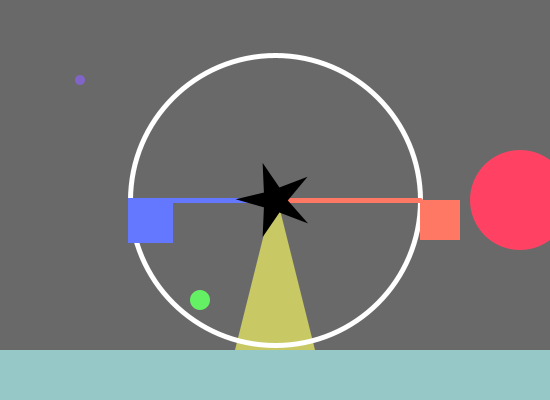
Frame 1 (no input)
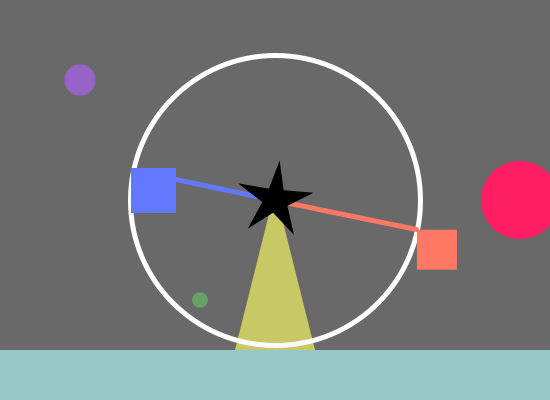
Frame 60 (the mouse pressed at the canvas centre just before this capture)
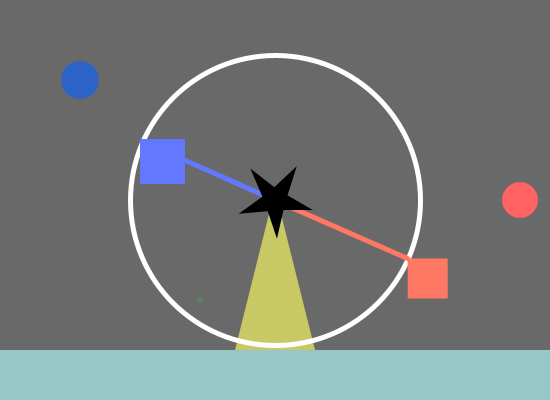
Frame 120 (the mouse held since frame 60 and released just before this capture)

The Processing sketch that drew these frames (run headless with seeded random() and noise(); from frame 60 on, the mouse is pressed at the canvas centre):

// Processing sketch: processing_118765
// ── processing_118765.pde

float number_to_sin = 0;
float fireworks_speed = 0;
float fireworks_angle = 0;
float rotating_speed1 = 0;
float rotating_speed2 = 0;

void setup() {
  size(550, 400);
  smooth();
}

void draw() {


  background(105);
  float tri = (width*.5);
  float cir = (height*.5);

  float xValue = sin(fireworks_speed) * 50;
  float yValue = cos(fireworks_speed) * 50;

  float circleX_1=cos(radians(rotating_speed1))*145;
  float circleY_1=sin(radians(rotating_speed1))*145;

  float circleX_2=-cos(radians(rotating_speed2))*145;
  float circleY_2=-sin(radians(rotating_speed2))*145;

  //-------------------ground
  fill(150, 200, 200);
  noStroke();
  rect(0, 350, 600, 400);
  //-------------------triangle pillar
  noStroke();
  fill(200, 200, 100);
  triangle((tri+40), 350, (tri-40), 350, tri, 190);
  //-------------------white circle
  stroke(255, 255, 255);
  strokeWeight(5);
  ellipseMode(RADIUS);
  fill(255);
  ellipse(tri, cir, 10, 10);
  ellipseMode(CENTER);
  fill(0, 0, 0, 0);
  ellipse(tri, cir, 290, 290);
  noStroke();
  //-------------------fireworks
  pushMatrix();
  fireworks_speed += .09;
  xValue += 10;
  yValue += 50;
  println(xValue);
  //-------------------left
  fill(random(200), 100, 200);
  ellipse(80, 80, xValue, xValue);
  //-------------------right
  fill(255, random(255), 100);
  ellipse(520, 200, yValue, yValue); 
  //-------------------bottom
  fill(100, random(255), 100);
  ellipse(200, 300, yValue*0.2, yValue*.2);
  popMatrix();  


  //------------------------rotating thing
  //----------------------------------1 red
  pushMatrix();
  circleX_1 += width/2;
  circleY_1 += height/2;
  fill(255, 120, 100);
  rotating_speed1 += .2;
  println(degrees(rotating_speed1%360));
  rect(circleX_1, circleY_1, 40, 40); 
  stroke(255, 120, 100);
  line(width/2, height/2, circleX_1, circleY_1);
  popMatrix();
  //----------------------------------2 blue
  pushMatrix();
  circleX_2 += width/2;
  circleY_2 += height/2;
  rotating_speed2 += .2;
  println(degrees(rotating_speed2%360));
  fill(100, 120, 255);
  stroke(100, 120, 255);
  rect(circleX_2, circleY_2, 40, 40); 
  line(width/2, height/2, circleX_2, circleY_2);
  popMatrix();

//
  pushMatrix();
  translate(width*0.5, height*0.5);
  rotate(frameCount /135.0); //speed of rotation
  stroke(0);
  fill(0);
  star(0, 0, 30, 10, 5);
  popMatrix();
  
}
void star(float x, float y, float radius1, float radius2, int npoints) {
  float angle = TWO_PI / npoints;
  float halfAngle = angle/2.0;
  beginShape();
  for (float i=0; i < TWO_PI; i += angle) {
    float sx = x + cos(i) * radius2;
    float sy = y + sin(i) * radius2;
    vertex(sx, sy);
    sx = x + cos(i+halfAngle) * radius1;
    sy = y + sin(i+halfAngle) * radius1;
    vertex(sx, sy);
  }
  endShape(CLOSE);
}
